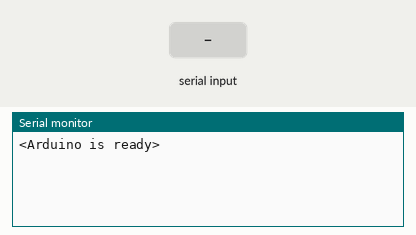
A sketch run on a simulated Arduino Uno, built with avr-gcc and run on an emulated ATmega328P. On the bench: the last lines printed to the serial monitor. The test bench sets the inputs (shaded band).

Above: at 1.2 s.
1.3 s: "90,45\n" received over Serial
At 2.2 s:
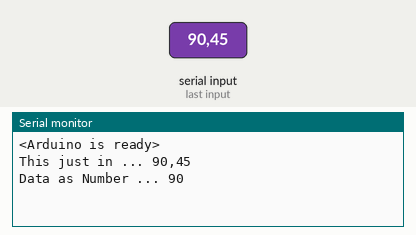
2.8 s: "5\n" received over Serial
At 4.2 s:
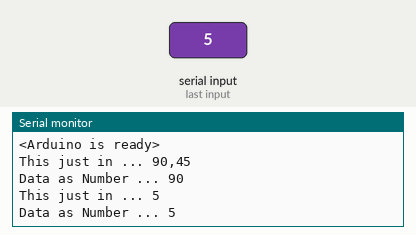

The sketch:

Receive_number_as_text.ino
```cpp
// Example 4 - Receive a number as text and convert it to an int

const byte numChars = 15; //A byte stores an 8-bit unsigned number, from 0 to 255.
//6 characters plus last character for new line character.

char receivedChars[numChars];   // an array to store the received data

boolean newData = false;  //initialised

long dataNumber = 0;             // new for this version

void setup() {
    Serial.begin(9600);
    Serial.println("<Arduino is ready>");
}

void loop() {
    recvWithEndMarker();
    showNewNumber();
}

void recvWithEndMarker() {
    static byte ndx = 0;  //The static keyword is used to create variables that are visible to only one function.
    //However unlike local variables that get created and destroyed every time a function is called, static variables persist beyond the function call,
    //preserving their data between function calls. Variables declared as static will only be created and initialized the first time a function is called.

    char endMarker = '\n';  //When you select the "Newline" option a new-line character ('\n') is added at the end of everything you send.
    //This version of the program reads all the characters into an array until it detects the Newline character as an end marker.

    char rc;

    if (Serial.available() > 0) {
        rc = Serial.read();

        if (rc != endMarker) {  // the user can terminate the length of the string without reaching maximum
            receivedChars[ndx] = rc;
            ndx++;
            if (ndx == (numChars - 1)) {
                receivedChars[(numChars - 1)] = '\0'; // terminate the string with the null character (written '\0')

                ndx = 0;  // reset for next string input
                newData = true;
            }
        }
        else {  //(rc == endMarker)
            receivedChars[ndx] = '\0'; // terminate the string. equivalent to newline in IDE Serial Monitor.
            ndx = 0;
            newData = true;
        }
    }
}

void showNewNumber() {
    if (newData == true) {
        dataNumber = 0;             // new for this version
        dataNumber = atol(receivedChars);   // converts a character string to a long integer value
        Serial.print("This just in ... ");
        Serial.println(receivedChars);
        Serial.print("Data as Number ... ");    // new for this version
        Serial.println(dataNumber);     // new for this version
        newData = false;
    }
}
```

Measured:
- after the input at 1.3 s, the serial monitor: prints a new line at once (image 1)
- after the input at 2.8 s, the serial monitor: prints a new line at once (image 2)
